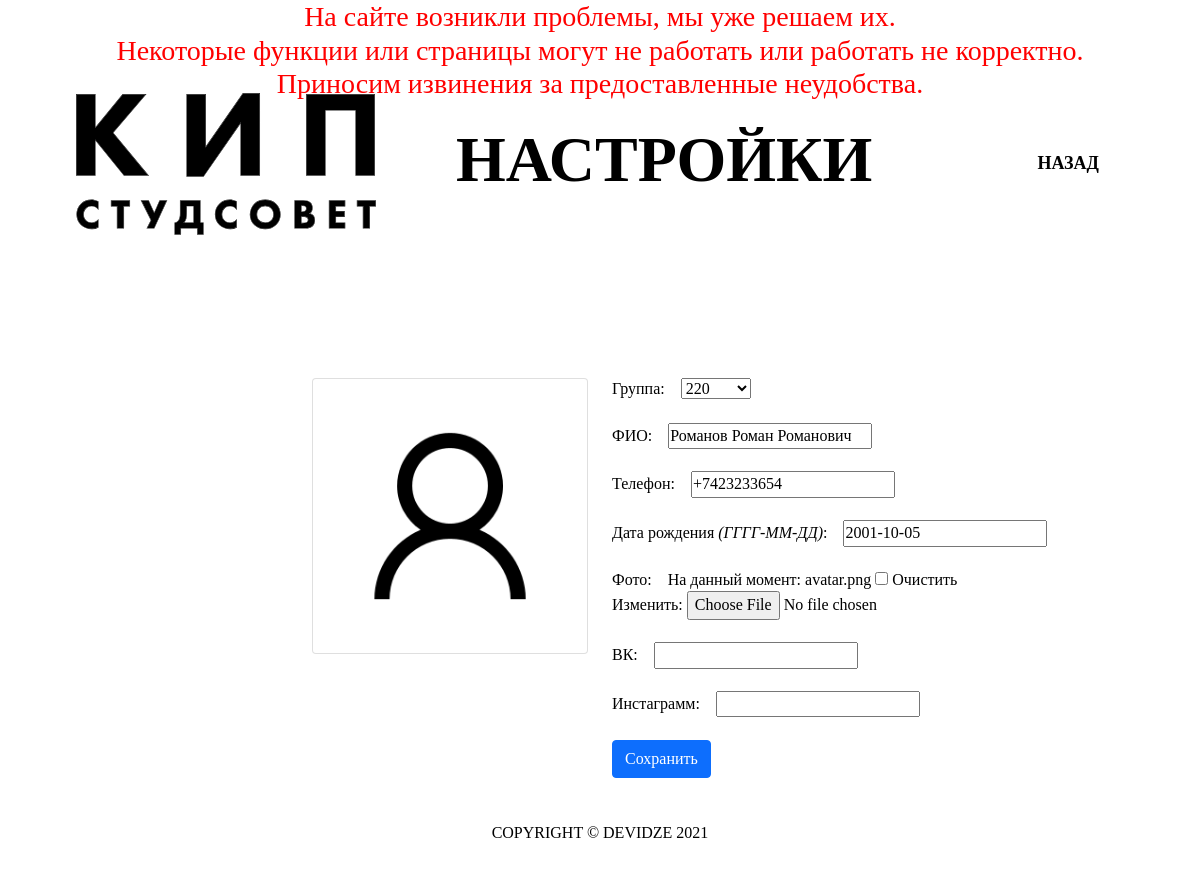
Screenshot of /account/ (signed in) with the database file from the repository.
### accounts/models.py (models this page shows, shortened)
class Student(models.Model):
    user        = models.OneToOneField(User, null=True, on_delete=models.CASCADE)
    group       = models.ForeignKey(Company, null=True, blank=True, on_delete=models.SET_NULL)
    fio         = models.CharField(max_length=200, blank=True, null=True)
    phone       = models.CharField(max_length=200, blank=True, null=True)
    birthday    = models.DateField(blank=True, null=True)
    profile_pic = models.ImageField(default='avatar.png', null=True, blank=True)
    vk_url      = models.CharField(max_length=200, blank=True, null=True)
    instagram_url   = models.CharField(max_length=200, blank=True, null=True)
    date_created= models.DateTimeField(auto_now_add=True, null=True)

### accounts/decorators.py (the view)
    def wrapper_func(request, *args, **kwargs):
        if request.user.is_authenticated:
            return view_func(request, *args, **kwargs)
        else:
            return redirect('main')

### accounts/forms.py
class StudentForm(ModelForm):
	class Meta:
		model = Student
		fields = '__all__'
		exclude = ['user']

### accounts/models.py (called while the page is built)
    def __str__(self):
        return self.group_number

### accounts/views.py (called while the page is built)
@authenticated_user
def accountSettings(request):
    student = request.user.student
    form = StudentForm(instance=student)
    if request.method == 'POST':
        form = StudentForm(request.POST, request.FILES, instance=student)
        if form.is_valid():
            form.save()
            return redirect('main_user')
    context = {'form':form}
    return render(request, 'accounts/auth/user/account_settings.html', context)

### accounts/templates/accounts/auth/user/account_settings.html (shortened to what this page needs)
{% extends 'accounts/auth/main_user.html' %}
{% load static %}
{% block content %}
<div class="container-fluid header-user">
    <section class="header row">
        <nav class="navbar navbar-expand-xl navbar-light">
            <div class="container-fluid header-navs">
                <a class="navbar-brand" href="{% url 'main' %}"><img class="header-logo" style="width: 300px;"
                        src="{% static '/images/logo.svg' %}" alt="logo"></a>
                <h1>
                    <div class="promo-header" style="margin-left: 10vh;">Настройки</div>
                </h1>
                <ul class="navbar-nav me-auto mb-2 mb-lg-0 nav-items">
                    <li class="nav-item">
                        <a class="nav-link" href="{% url 'main_user' %}">Назад</a>
                    </li>
                </ul>
            </div>
        </nav>
    </section>
</div>
<div class="row">
    <div class="col-3 col-xs-0"></div>
	<div class="col-md-3">
		<div class="card card-body">
			<img class="profile-pic" src="{{request.user.student.profile_pic.url}}" >
		</div>
	</div>
	<div class="col-md-6">
		<form method="POST" action="" enctype="multipart/form-data">
            <label>Группа:&nbsp&nbsp&nbsp&nbsp</label>{{form.group}}
            <br>
            <br>
            <label>ФИО:&nbsp&nbsp&nbsp&nbsp</label>{{form.fio}}
            <br>
            <br>
            <label>Телефон:&nbsp&nbsp&nbsp&nbsp</label>{{form.phone}}
            <br>
            <br>
            <label>Дата рождения  <em>(ГГГГ-ММ-ДД)</em>:&nbsp&nbsp&nbsp&nbsp</label>{{form.birthday}}
            <br>
            <br>
            <label>Фото:&nbsp&nbsp&nbsp&nbsp</label>{{form.profile_pic}}
            <br>
            <br>
            <label>ВК:&nbsp&nbsp&nbsp&nbsp</label>{{form.vk_url}}
            <br>
            <br>
            <label>Инстаграмм:&nbsp&nbsp&nbsp&nbsp</label>{{form.instagram_url}}
            <br>
            <br>
        <input class="btn btn-primary" type="submit" name="Update Information" value="Сохранить">
        </form>
	</div>
</div>
<br>
<br>
{% endblock content %}

### static/css/styles.css (style rules this page uses)
body { min-width: 400px; }
li { text-align: right; }
@media all { .header { margin-bottom: 130px; } }
@media all { .header-logo { margin-left: 3.5vh; } }
@media all { .navbar-brand { margin: 0 0px; } }
@media all { .nav-item { margin-right: 75px; } }
@media (max-width: 3840px) { .nav-item { margin-right: 75px; } }
@media (max-width: 1440px) { .nav-item { margin-right: 45px; } }

### rows the page displays
Student: group "220", fio "Романов Роман Романович", phone "+7423233654", birthday "2001-10-05"
